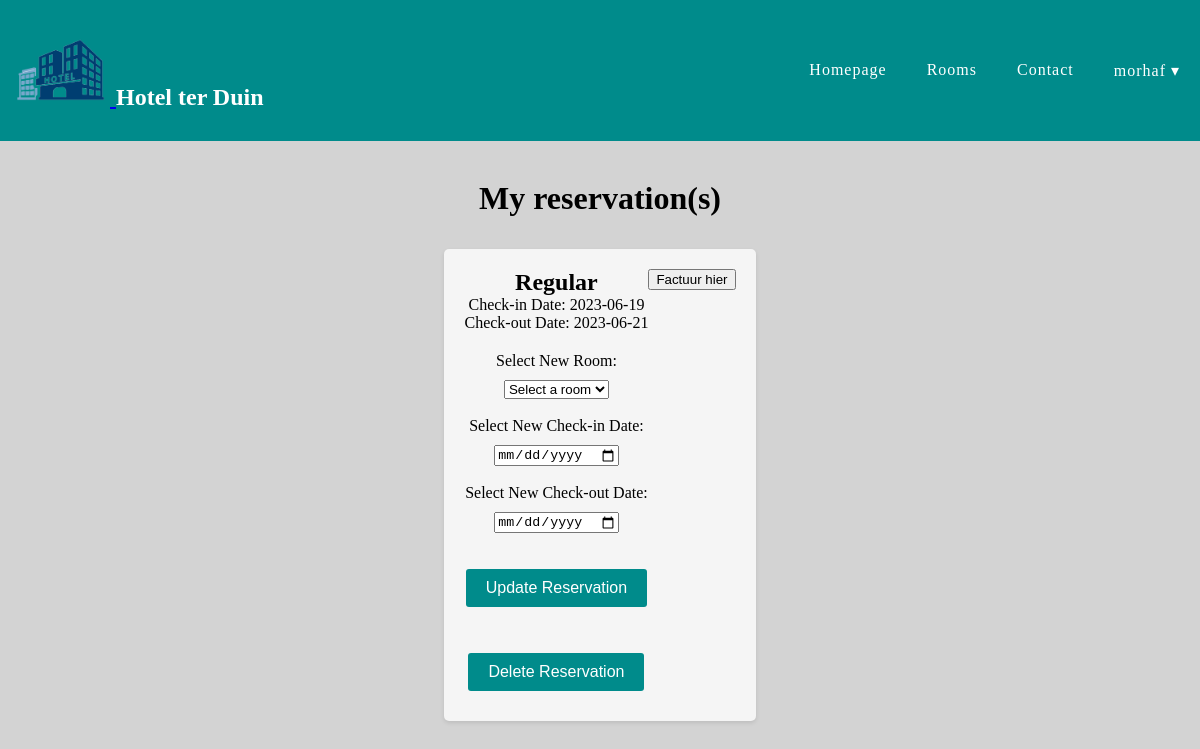
The page /hotelterduin/php/clientside/reservatie.php (signed in) on the database its author committed.
### tables this page shows
CREATE TABLE `reservations` (
  `reservation_id` int(11) NOT NULL,
  `user_id` int(11) DEFAULT NULL,
  `room_id` int(11) DEFAULT NULL,
  `check_in_date` date NOT NULL,
  `check_out_date` date NOT NULL
);

CREATE TABLE `rooms` (
  `room_id` int(11) NOT NULL,
  `room_type` varchar(50) NOT NULL,
  `description` varchar(100) DEFAULT NULL,
  `available` int(11) NOT NULL
);

### hotelterduin/php/clientside/reservatie.php (the view, shortened to what this page needs)
<?php
$db = new Db();
$PDO = $db->getPDO();
?>
<!DOCTYPE html>
<html>
<head>
    <link rel="stylesheet" href="../../css/style.css">
    <link rel="stylesheet" href="../../css/navbar.css">
    <link rel="stylesheet" href="../../css/reservatie.css">
</head>
<body>
    <header>
        <?php include '../../templates/navbar.php'; ?>
    </header>
    <br>
    <main>
        <h1>My reservation(s)</h1>
        <div class="reservations">
            <?php
            try {
                if (isset($_SESSION['user_id'])) {
                    $user_id = $_SESSION['user_id'];
                    $sql = "SELECT r.*, rt.room_type FROM reservations AS r INNER JOIN rooms AS rt ON r.room_id = rt.room_id WHERE r.user_id = :user_id";
                    $stmt = $PDO->prepare($sql);
                    $stmt->bindParam(':user_id', $user_id);
                    $stmt->execute();
                    $reservations = $stmt->fetchAll(PDO::FETCH_ASSOC);
                    foreach ($reservations as $reservation) { ?>
                        <div class="formulier">
                            <form action="" method="post">
                                <div class="formulier-text">
                                    <h2><?php echo $reservation['room_type']; ?></h2>
                                    <p>Check-in Date: <?php echo $reservation['check_in_date']; ?></p>
                                    <p>Check-out Date: <?php echo $reservation['check_out_date']; ?></p>
                                    <div class="reservation-actions">
                                        <label for="room_id">Select New Room:</label>
                                        <select name="room_id">
                                            <option value="" disabled selected>Select a room</option>
                                        </select>
                                        <br>
                                        <label for="check_in_date">Select New Check-in Date:</label >
                                        <input type="date" name="check_in_date">
                                        <br>
                                        <label for="check_out_date">Select New Check-out Date:</label>
                                        <input type="date" name="check_out_date">
                                        <br><br>
                                        <input type="submit" name="submit" value="Update Reservation">
                                        <br><br>
                                        <input type="submit" name="submit" value="Delete Reservation">
                                    </div>
                                </div>
                            </form>
                            <a href="thankyou.php"><button>Factuur hier</button> </a>
                        </div>
                    <?php }
                } else {
                    echo "<p>No reservations found.</p>";
                }
            } catch (PDOException $e) {
                echo "Error: " . $e->getMessage();
            }
            ?>
        </div>
        <br>
    </main>
</body>
</html>

### hotelterduin/css/style.css (style rules this page uses)
body { background-color: lightgray; }
.formulier { max-width: 400px; margin: 0 auto; padding: 20px; background-color: #f2f2f2; border-radius: 5px; margin-top: 50px; }
.formulier label { display: block; margin-bottom: 10px; }
.formulier input[type="submit"] { background-color: darkcyan; color: #fff; padding: 10px 20px; border: none; border-radius: 3px; cursor: pointer; }

### hotelterduin/css/navbar.css (style rules this page uses)
body { margin: 0; padding: 0; }
header { background-color: darkcyan; position: block; top: 10px; left: 0; width: 100%; z-index: 999; }

### hotelterduin/css/reservatie.css (style rules this page uses)
body { margin: 0; padding: 0; }
header { background-color: darkcyan; position: block; top: 10px; left: 0; width: 100%; z-index: 999; }
.formulier { display: flex; margin-bottom: 20px; }
.reservation-actions { flex: 1; display: flex; flex-direction: column; align-items: center; justify-content: center; }
.reservation-actions input[type="submit"] { padding: 10px 20px; background-color: darkcyan; color: #fff; border: none; cursor: pointer; font-size: 16px; margin-bottom: 10px; }

### hotelterduin/php/clientside/reservatie.php (style rules this page uses)
main { display: flex; flex-direction: column; align-items: center; text-align: center; }
.reservations { display: flex; flex-wrap: wrap; justify-content: center; }
.formulier { margin: 10px; padding: 20px; background-color: #f5f5f5; border-radius: 5px; box-shadow: 0 2px 4px rgba(0, 0, 0, 0.1); }
.formulier-text { display: flex; flex-direction: column; }
.formulier-text h2 { margin: 0; font-size: 24px; }
.formulier-text p { margin: 0; font-size: 16px; }
.reservation-actions { margin-top: 20px; }

### rows shown on the page
reservations: room.room_type "Regular", check_in_date "2023-06-19", check_out_date "2023-06-21"

### other values the page prints
$_SESSION['username'] "morhaf"
